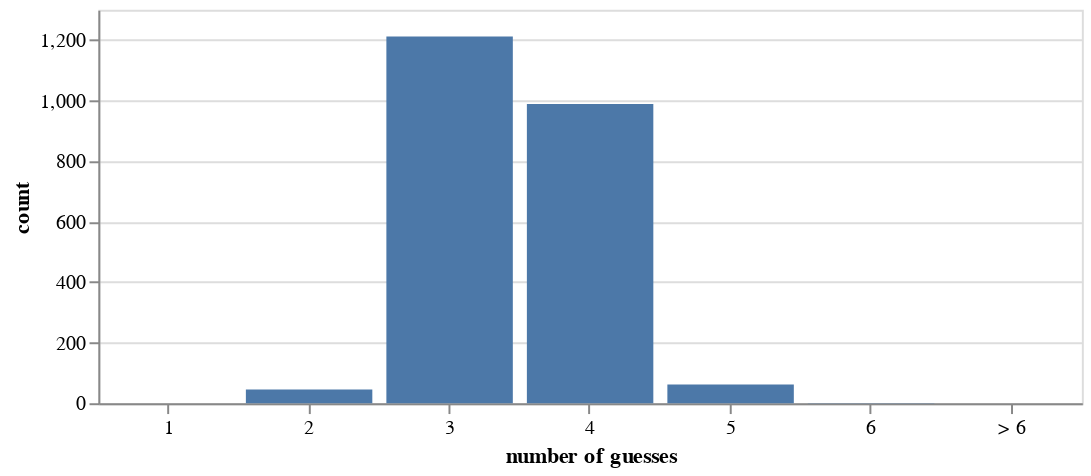

The cell this chart's notebook holds for it:
### Code cell
demo()

### Figure 1 — Vega-Lite specification as saved in the notebook (floating-point values rounded to 4 significant figures)
{"config": {"view": {"continuousWidth": 400, "continuousHeight": 300}, "axisX": {"labelAngle": 0}}, "data": {"name": "data-a5ff8ec2aba28ee3ae5b068f48dab156"}, "mark": "bar", "encoding": {"tooltip": [{"type": "nominal", "field": "number of guesses"}, {"type": "quantitative", "field": "count"}], "x": {"type": "ordinal", "field": "number of guesses"}, "y": {"type": "quantitative", "field": "count"}}, "height": 200, "width": 500, "$schema": "https://vega.github.io/schema/vega-lite/v4.8.1.json", "datasets": {"data-a5ff8ec2aba28ee3ae5b068f48dab156": [{"number of guesses": "1", "count": 0.0}, {"number of guesses": "2", "count": 45.0}, {"number of guesses": "3", "count": 1212.0}, {"number of guesses": "4", "count": 989.0}, {"number of guesses": "5", "count": 62.0}, {"number of guesses": "6", "count": 1.0}, {"number of guesses": "> 6", "count": 0.0}]}}
